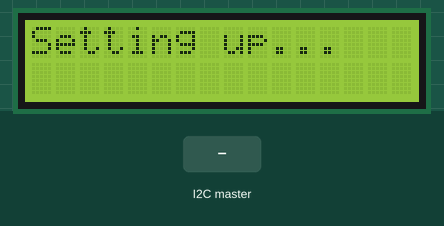
Recording of a sketch running on a simulated Arduino Uno, built with avr-gcc and run on an emulated ATmega328P. Parts: 16×2 character LCD. The test bench sets the inputs (shaded band). What the sketch prints to the serial monitor is not drawn.

Above: at 0.1 s.
At 1.1 s:
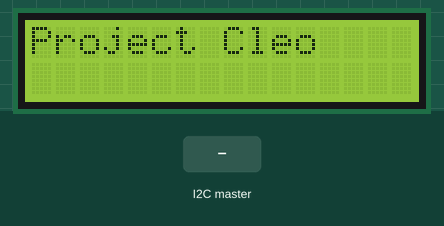
3.3 s: the I2C master sends the byte 1
4.8 s: the I2C master sends the byte 0
6.3 s: the I2C master sends the byte 2
Timing chart, 0 to 9.3 s (numbered marks = the images above; inputs shaded):
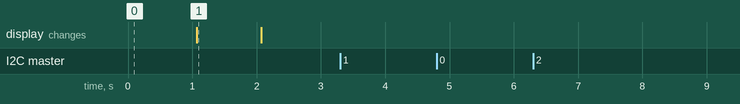

Measured:
- after the input at 3.3 s, every drawn part: stays the same
- after the input at 4.8 s, every drawn part: stays the same
- after the input at 6.3 s, every drawn part: stays the same
- what the display in image 1 shows lasts 1.0 s, from 1.1 s to 2.1 s

The sketch:

Eros.ino
```cpp
/*Author: Mwape
 * Date: 2018
 * V1
 * For use with Arduino UNO R3

*/

#include <LiquidCrystal.h>
#include <Wire.h>
#include <DS1302.h>


// initialize the library by associating any needed LCD interface pin
// with the arduino pin number it is connected to
const int rs = 12, en = 11, d4 = 5, d5 = 4, d6 = 3, d7 = 2;
LiquidCrystal lcd(rs, en, d4, d5, d6, d7);

void setup() {

 Wire.begin(8);                // join i2c bus with address #8
  Wire.onReceive(receiveEvent); // register receive event
  Wire.onRequest(requestEvent); // register request event
  Serial.begin(9600);           // start serial for debug

  // put your setup code here, to run once:

    // set up the LCD's number of columns and rows:
  lcd.begin(16, 2);
  // Print a message to the LCD.
  lcd.print("Setting up...");
  delay(1000);
  lcd.clear();
   lcd.print("Project Cleo");
   delay(1000);
  lcd.clear();

}

void loop() {
  delay(1000);
  lcd.setCursor(0,0);
 lcd.clear();
}

// function that executes whenever data is received from master
void receiveEvent(int howMany) {
  while (0 < Wire.available()) {
    char c = Wire.read(); // receive byte as a character
    Serial.print(c);         // print the character
  //  lcd.print(c);

  }
  Serial.println();         // to newline
}

// function that executes whenever data is requested from master
void requestEvent() {
  Wire.write("Hello NodeMCU");//send string on request
  lcd.print("NCU, I Read you");
}
```
